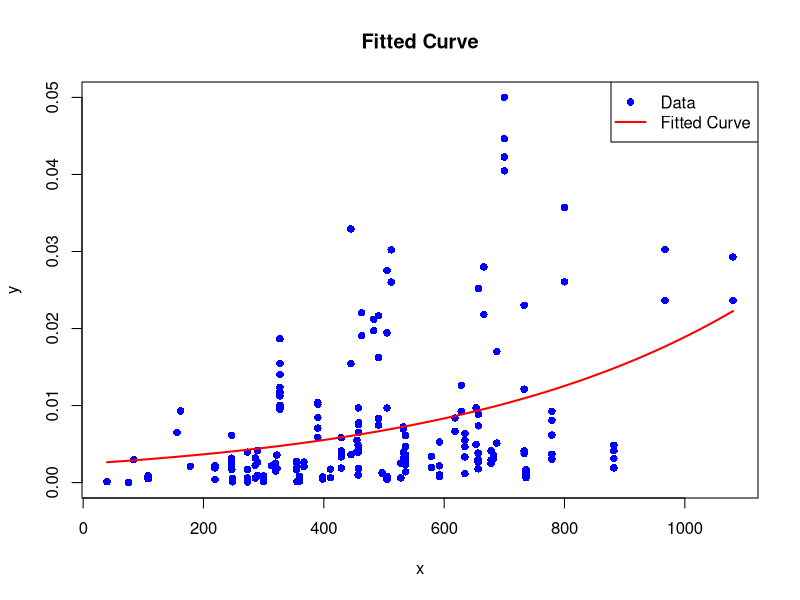
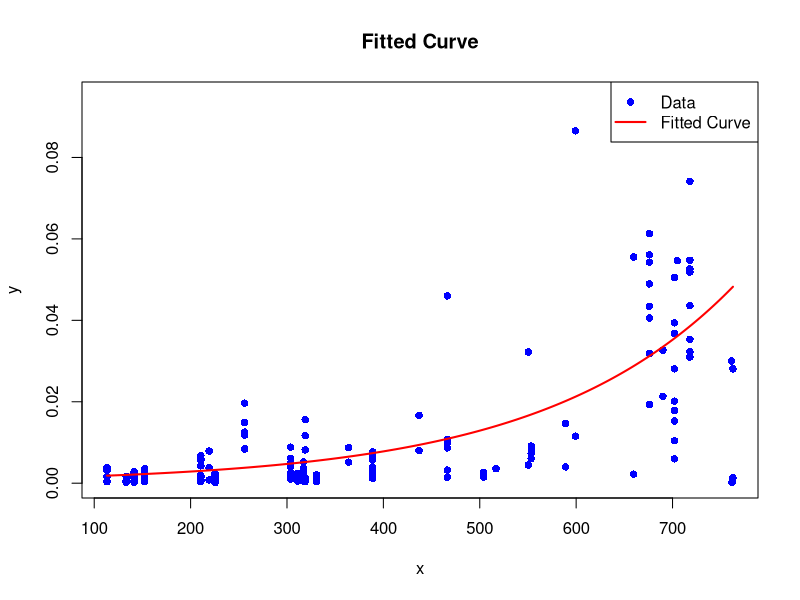
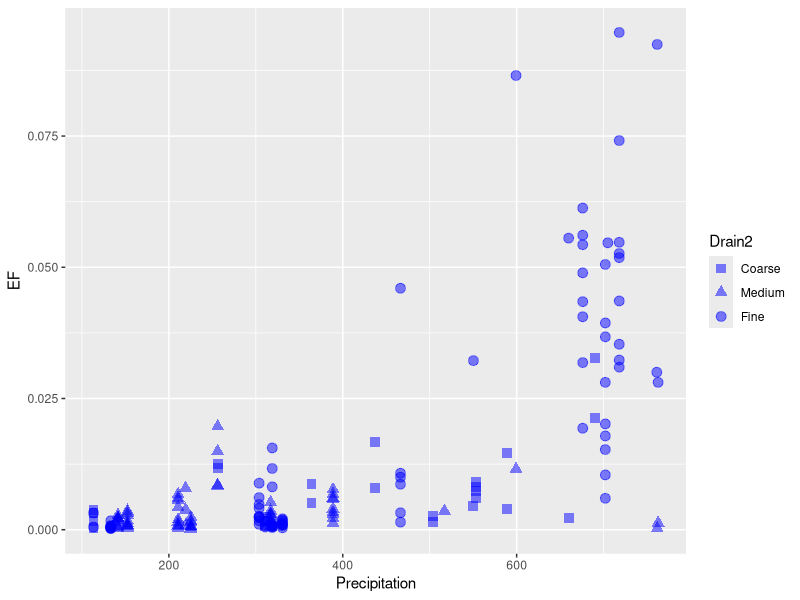
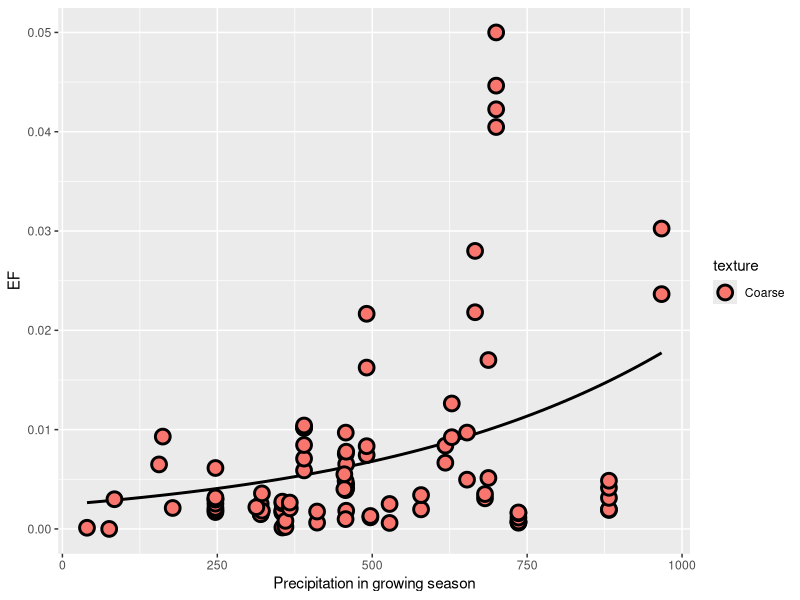
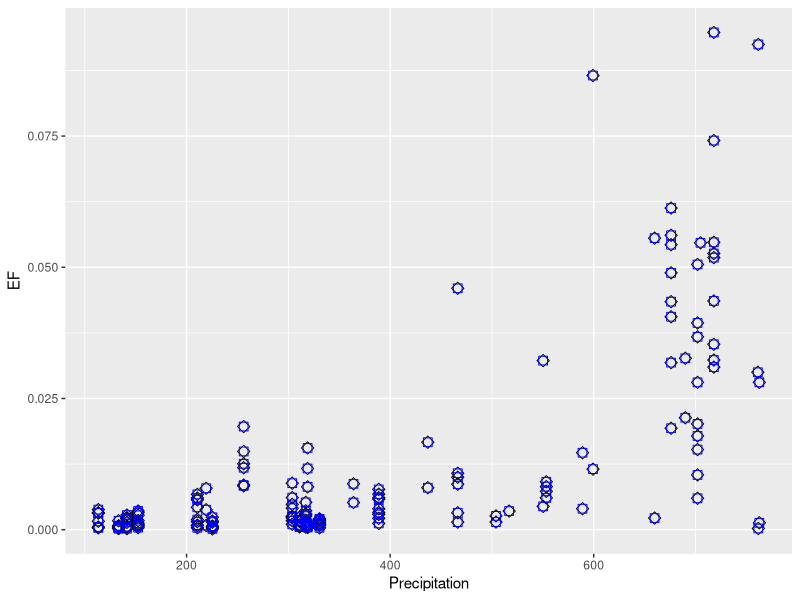

Reproduce these figures in R, in order.
## ---- chunk 1
library(tidyverse)
library(ggplot2)
## ---- chunk 2
US_data <- read.csv("Input/US_N2OEF.csv")
CA_data <- read.csv("Input/Rochette_2018_PvsEF.csv") #The data from Rochette 2018 Fig 3

#US data wrangling
US_data <- US_data %>%
  filter (Crop.type == "Annual") %>%
  filter (Application.amount > 0) %>%
  filter (EF > 0) %>%
  filter (Precipitation > 0)

#Convert soil texture to three texture system
US_data <- US_data %>%
  mutate(texture =
  case_when(tolower(Soil.type) %in% c("clay", "silty clay", "silty clay loam", "clay loam", "sandy clay") ~ "Fine",
            tolower(Soil.type) %in% c("loam soil", "loam", "silt loam", "silt") ~ "Medium",
            TRUE ~ "Coarse")
  )


## ---- chunk 3

#define function for nonlinear regression
non.fit <- function (data, a, b) {
  fit <- nls(EF ~ exp(a*Precipitation + b), 
           data = data, 
           start = list(a = a, b = b))
  residuals <- residuals(fit)
  SS_RES <- sum(residuals^2)
  SS_TOT <- sum((data$EF - mean(data$EF))^2)
  r_squared <- 1 - (SS_RES / SS_TOT)

  # Printing results
  cat("R-squared:", r_squared, "\n")
  cat("Fitted a:", coef(fit)[1], "\n")
  cat("Fitted b:", coef(fit)[2], "\n")
  
  # Generate a sequence of x values for plotting the curve
  x <- data$Precipitation
  y <- data$EF
  x_seq <- seq(min(x), max(x), length.out = length(x))

  #plot the curve and data
  plot(x, y, pch = 16, col = "blue", xlab = "x", ylab = "y", main = "Fitted Curve")

  # Add the fitted curve to the plot
  #plot(x_seq, predict(fit, newdata = data.frame(x = x_seq)), col = "red", lwd = 2)
  lines(x_seq, predict(fit, newdata = data.frame(Precipitation = x_seq)), col = "red", lwd = 2)

  # Add legend
  legend("topright", legend = c("Data", "Fitted Curve"), col = c("blue", "red"), pch = c(16, NA), lwd = c(NA, 2), lty = c(NA, 1))
}






#define the function for Rsquare by using the model in Rochette 2018
Rsquare <- function(data) {
  x <- data$Precipitation
  y <- data$EF
  ybar <- mean(y)
  #obtain yhat
  #yhat <- exp(0.00558*x - 7.701)
  yhat <- exp(0.005019847*x - 6.859982)
  SS_RES <- sum((y-yhat)^2)
  SS_TOT <- sum((y-ybar)^2)
  r_squared <- (1 - (SS_RES / SS_TOT))
  cat("R-squared:", r_squared, "\n")
}


non.fit(US_data,0.005,0.1)
non.fit(CA_data,0.005,-7)

Rsquare(CA_data)


US_test <- US_data %>%
  filter(Precipitation < 1000)


#medium only or coarse
US_medium <- US_data %>% 
  filter(texture == "Medium")

US_coarse <- US_data %>% 
  filter(texture == "Coarse")



ggplot() +
  geom_point(data = CA_data, aes(x = Precipitation, y = EF, shape = Drain2), color = "blue", size = 3, alpha = 0.5) +
  scale_shape_manual(values = c("square", "triangle", "circle"),
                      breaks = c("Coarse", "Medium", "Fine"),
                      labels = c("Coarse", "Medium", "Fine")) +
  guides(shape = guide_legend(title = "Drain2")) 







ggplot(US_coarse, aes(x = Precipitation, y = EF, colour=texture)) +
    xlab("Precipitation in growing season") +
    ylab("EF") +
    stat_smooth(color = 1, method = 'nls', formula = 'y~exp(a*x+b)',
                method.args = list(start=c(a=0.01, b=0)), se=FALSE) +
    geom_point(size=4, pch=21,color = "black", stroke=1.5, aes(fill=texture))

ggplot(CA_data, aes(x = Precipitation, y = EF, colour = texture)) +
  geom_point(size = 3, pch = 23, color ="black") +
  geom_point(data = CA_data,aes(x = Precipitation, y = EF), color = "blue", pch = 22, size = 3)
